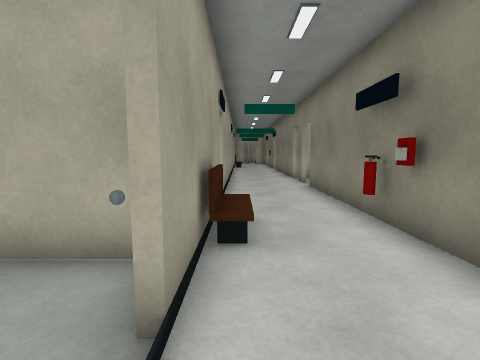
view 1 (above)

23 first-person views from a walk through a Unity game level. The camera is 1.2 m above the floor, tilts 6° down and sees 85° across. The floor is counted in squares, 1 m on a side. Each view is taken from the middle of a square. On the plan, view 1 faces up. The plan holds only what a view shows up to about 12 squares ahead; the rest is blank. The place goes on beyond the plan. The player is left out. Door leaves are left out, so doorways stand open.

view 2
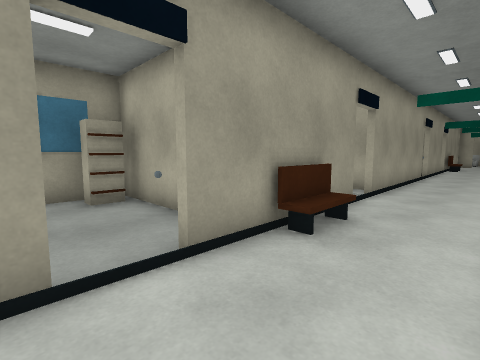

view 3
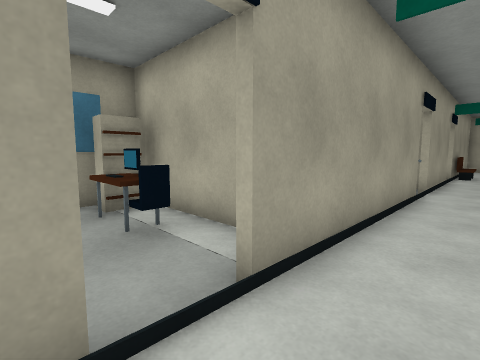

view 4
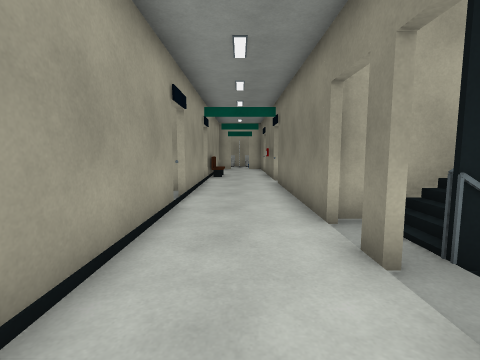

view 5
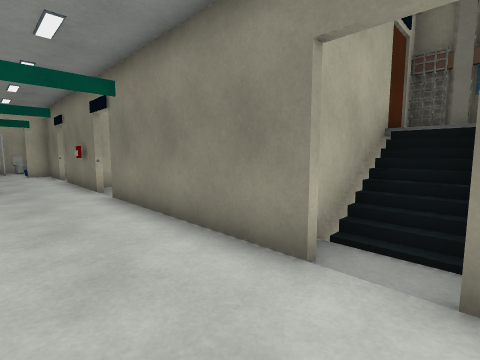

view 6
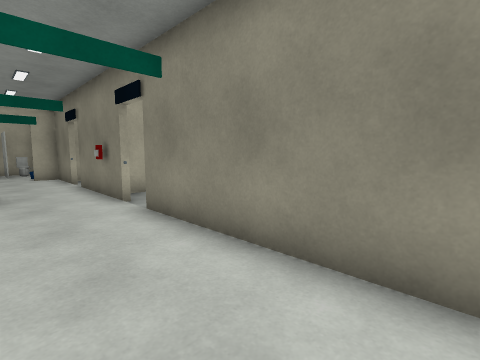

view 7
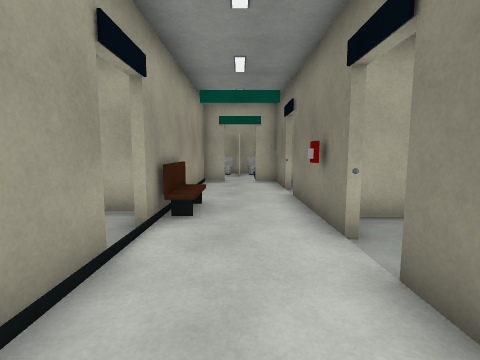

view 8
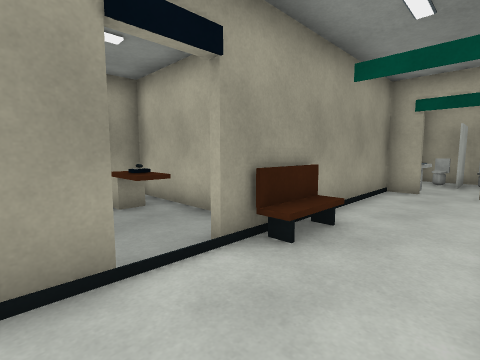

view 9
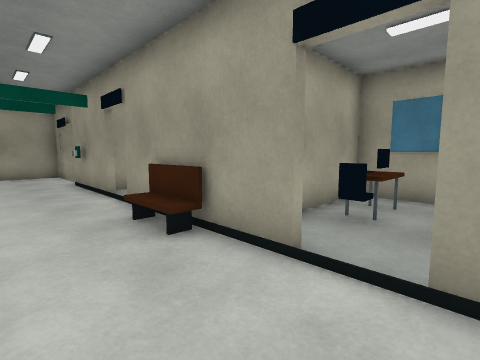

view 10
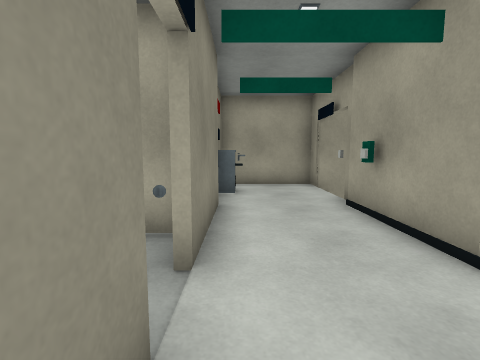

view 11
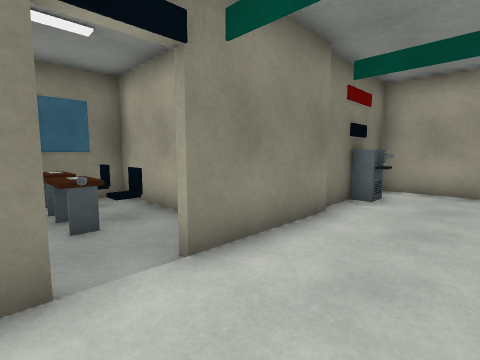

view 12
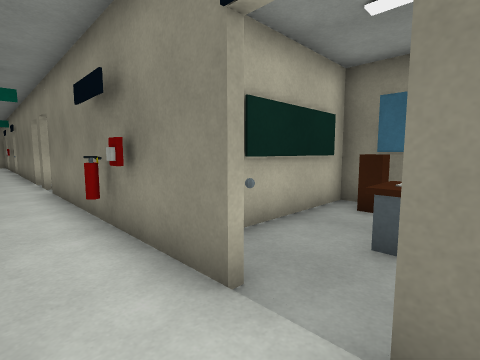

view 13
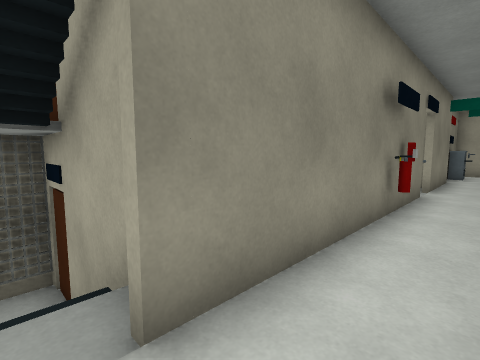

view 14
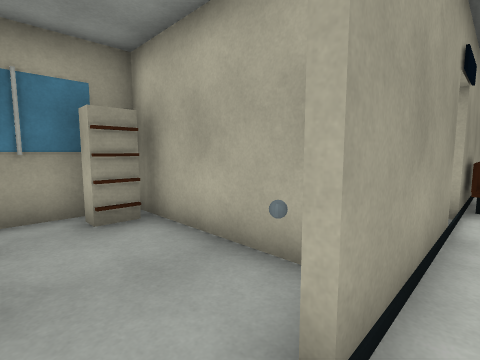

view 15
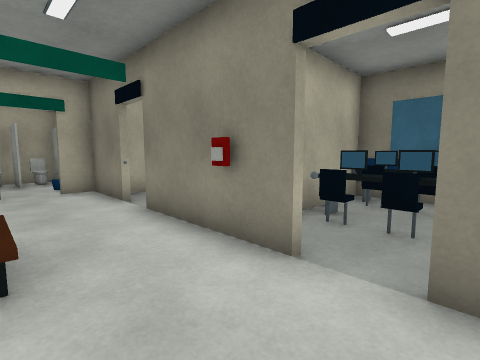

view 16
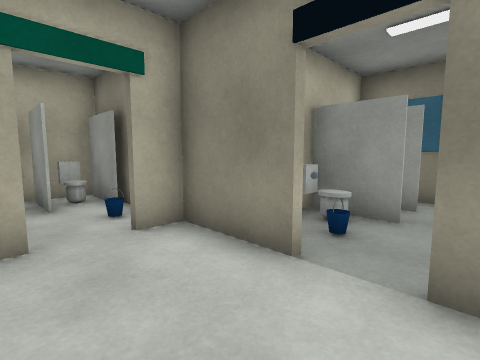

view 17
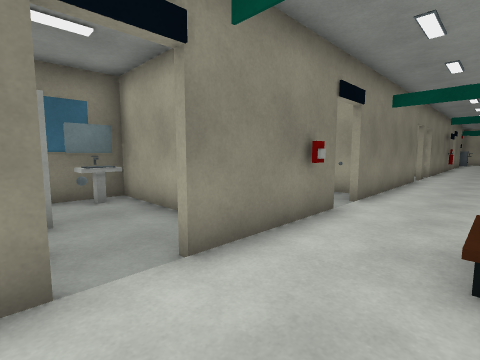

view 18
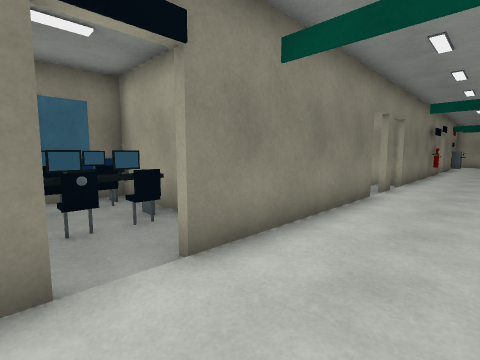

view 19
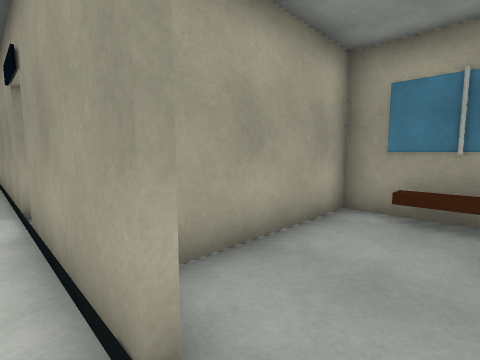

view 20
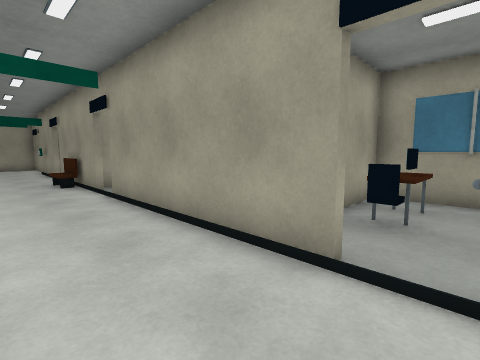

view 21
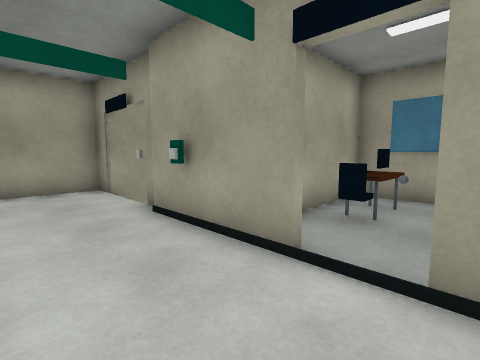

view 22
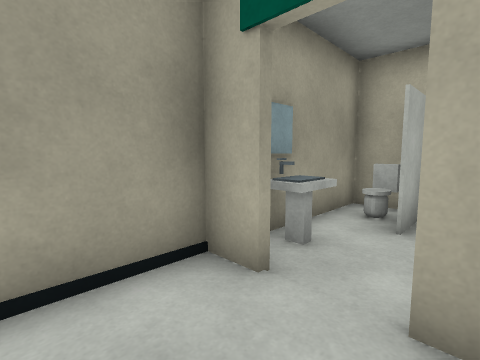

view 23
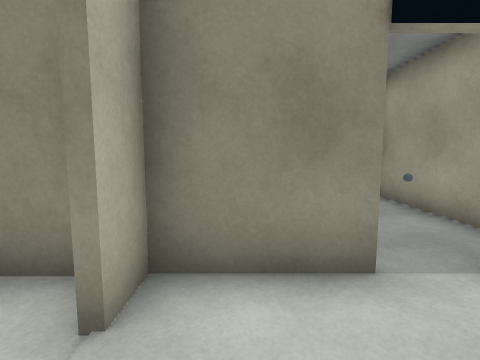

### Floor plan
Key: @ floor where view 1 was taken; # wall or solid block; . floor; D open door; = window, fence, low wall or low ledge; ^ raised ledge; v drop or lower ground; O other object.
Columns run from 6 left of view 1 to 8 right of it. Each row starts with its distance up from view 1.
 31       O#Ov
 30      #.##v
 29      #...#
 28       ^..#
 27       #D#v
 26      #...##O
 25      #...#O###
 24      #..=D.####
 23      #...#...^#
 22      #O..######
 21 ##^^##O.O###vv#
 20 ##^O.D...#=vvv#
 19 ##...D..=D=vvv#
 18 ######...#=vvv#
 17      #...######
 16 ######...#
 15 ###..D...#
 14 #.vv D...#
 13 ###  #...OOOOO#
 12      #...     #
 11      #... OOO #
 10      #....    #
  9 ######...OOOOO#
  8 ##=v.#...#
  7 #....D...#
  6 #.==.D...#
  5 #####D..Ov
  4      #O.Ov
  3 v#####...######
  2 ##...#...#...O#
  1 ##...D..=D.^^^#
  0 #===##@..##=vv#
 -1 ######...###vv#
 -2      #O..#
 -3      #...#
 -4      O...#
 -5      D..O#
 -6     vD...#
 -7      v###v

Positions as (right, up) in squares from view 1, and headings:
1: (0, 0), facing up
2: (2, 0), facing up-left
3: (1, 6), facing up-left
4: (1, 8), facing up
5: (0, 11), facing up-right
6: (0, 13), facing up-right
7: (1, 16), facing up
8: (2, 18), facing up-left
9: (2, 8), facing down-left
10: (2, 3), facing down
11: (0, 2), facing down-right
12: (1, 0), facing up-right
13: (1, 10), facing down-right
14: (0, 14), facing up-left
15: (0, 18), facing up-right
16: (0, 23), facing up-right
17: (0, 25), facing down-right
18: (0, 20), facing down-right
19: (0, 20), facing down-left
20: (2, 15), facing down-left
21: (2, 2), facing down-left
22: (2, 25), facing up-left
23: (0, 26), facing right
